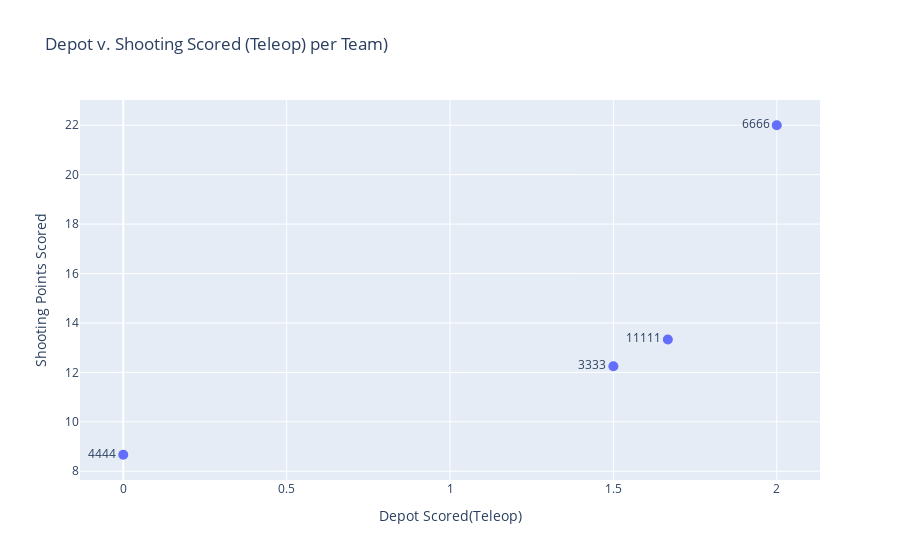

Write notebook code for a chart like this one.
### Code cell
fig = px.scatter(avg, x= "Depot Scored(Teleop)", y= "Shooting Points Scored", text=avg.index, title= "Depot v. Shooting Scored (Teleop) per Team")
fig.update_traces(marker=dict(
    symbol='circle', size=10),
textposition="middle left")
fig.show()

### Figure 1 — Plotly figure (JSON) as saved in the notebook; plotly's stock layout.template omitted (floating-point values rounded to 4 significant figures)
{"data": [{"hovertemplate": "Depot Scored(Teleop)=%{x}<br>Shooting Points Scored=%{y}<br>Team Number=%{text}<extra></extra>", "legendgroup": "", "marker": {"color": "#636efa", "size": 10, "symbol": "circle"}, "mode": "markers+text", "name": "", "orientation": "v", "showlegend": false, "text": [3333.0, 4444.0, 6666.0, 11110.0], "textposition": "middle left", "type": "scatter", "x": [1.5, 0.0, 2.0, 1.667], "xaxis": "x", "y": [12.25, 8.667, 22.0, 13.33], "yaxis": "y"}], "layout": {"legend": {"tracegroupgap": 0}, "title": {"text": "Depot v. Shooting Scored (Teleop) per Team)"}, "xaxis": {"anchor": "y", "domain": [0, 1], "title": {"text": "Depot Scored(Teleop)"}}, "yaxis": {"anchor": "x", "domain": [0, 1], "title": {"text": "Shooting Points Scored"}}}}
